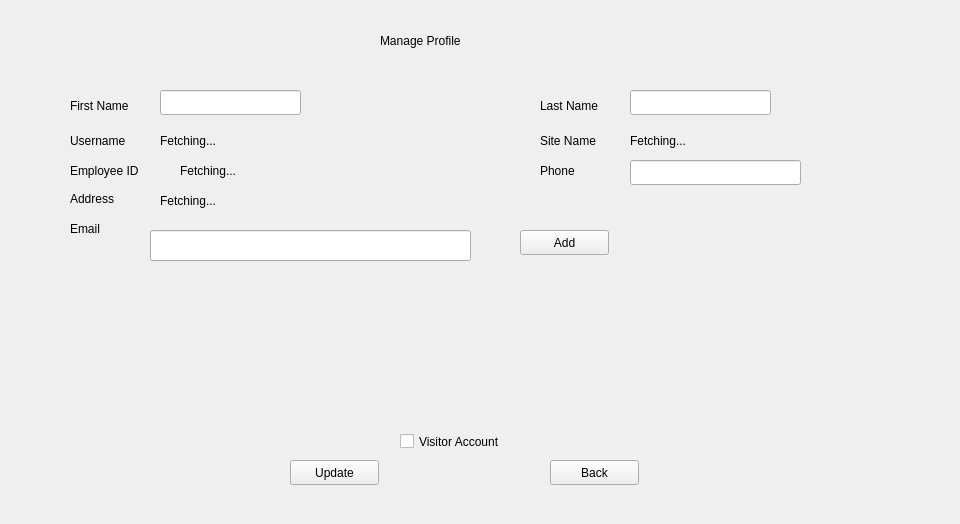
<?xml version="1.0" encoding="UTF-8"?>
<ui version="4.0">
 <class>Form</class>
 <widget class="QWidget" name="Form">
  <property name="geometry">
   <rect>
    <x>0</x>
    <y>0</y>
    <width>960</width>
    <height>524</height>
   </rect>
  </property>
  <property name="windowTitle">
   <string>Form</string>
  </property>
  <widget class="QLabel" name="label">
   <property name="geometry">
    <rect>
     <x>380</x>
     <y>10</y>
     <width>231</width>
     <height>61</height>
    </rect>
   </property>
   <property name="text">
    <string>Manage Profile</string>
   </property>
  </widget>
  <widget class="QLabel" name="label_2">
   <property name="geometry">
    <rect>
     <x>70</x>
     <y>90</y>
     <width>91</width>
     <height>31</height>
    </rect>
   </property>
   <property name="text">
    <string>First Name</string>
   </property>
  </widget>
  <widget class="QLineEdit" name="lineEdit">
   <property name="geometry">
    <rect>
     <x>160</x>
     <y>90</y>
     <width>141</width>
     <height>25</height>
    </rect>
   </property>
  </widget>
  <widget class="QLabel" name="label_3">
   <property name="geometry">
    <rect>
     <x>540</x>
     <y>90</y>
     <width>91</width>
     <height>31</height>
    </rect>
   </property>
   <property name="text">
    <string>Last Name</string>
   </property>
  </widget>
  <widget class="QLineEdit" name="lineEdit_2">
   <property name="geometry">
    <rect>
     <x>630</x>
     <y>90</y>
     <width>141</width>
     <height>25</height>
    </rect>
   </property>
  </widget>
  <widget class="QLabel" name="label_4">
   <property name="geometry">
    <rect>
     <x>70</x>
     <y>130</y>
     <width>81</width>
     <height>21</height>
    </rect>
   </property>
   <property name="text">
    <string>Username</string>
   </property>
  </widget>
  <widget class="QLabel" name="label_5">
   <property name="geometry">
    <rect>
     <x>160</x>
     <y>130</y>
     <width>67</width>
     <height>17</height>
    </rect>
   </property>
   <property name="text">
    <string/>
   </property>
  </widget>
  <widget class="QLabel" name="label_6">
   <property name="geometry">
    <rect>
     <x>160</x>
     <y>130</y>
     <width>91</width>
     <height>21</height>
    </rect>
   </property>
   <property name="text">
    <string>Fetching...</string>
   </property>
  </widget>
  <widget class="QLabel" name="label_7">
   <property name="geometry">
    <rect>
     <x>630</x>
     <y>130</y>
     <width>101</width>
     <height>21</height>
    </rect>
   </property>
   <property name="text">
    <string>Fetching...</string>
   </property>
  </widget>
  <widget class="QLabel" name="label_9">
   <property name="geometry">
    <rect>
     <x>540</x>
     <y>130</y>
     <width>111</width>
     <height>21</height>
    </rect>
   </property>
   <property name="text">
    <string>Site Name</string>
   </property>
  </widget>
  <widget class="QLabel" name="label_8">
   <property name="geometry">
    <rect>
     <x>160</x>
     <y>160</y>
     <width>67</width>
     <height>17</height>
    </rect>
   </property>
   <property name="text">
    <string/>
   </property>
  </widget>
  <widget class="QLabel" name="label_10">
   <property name="geometry">
    <rect>
     <x>180</x>
     <y>160</y>
     <width>91</width>
     <height>21</height>
    </rect>
   </property>
   <property name="text">
    <string>Fetching...</string>
   </property>
  </widget>
  <widget class="QLabel" name="label_11">
   <property name="geometry">
    <rect>
     <x>70</x>
     <y>160</y>
     <width>91</width>
     <height>21</height>
    </rect>
   </property>
   <property name="text">
    <string>Employee ID</string>
   </property>
  </widget>
  <widget class="QLabel" name="label_14">
   <property name="geometry">
    <rect>
     <x>540</x>
     <y>160</y>
     <width>81</width>
     <height>21</height>
    </rect>
   </property>
   <property name="text">
    <string>Phone</string>
   </property>
  </widget>
  <widget class="QLineEdit" name="lineEdit_3">
   <property name="geometry">
    <rect>
     <x>630</x>
     <y>160</y>
     <width>171</width>
     <height>25</height>
    </rect>
   </property>
  </widget>
  <widget class="QLabel" name="label_12">
   <property name="geometry">
    <rect>
     <x>70</x>
     <y>190</y>
     <width>67</width>
     <height>17</height>
    </rect>
   </property>
   <property name="text">
    <string>Address</string>
   </property>
  </widget>
  <widget class="QLabel" name="label_13">
   <property name="geometry">
    <rect>
     <x>160</x>
     <y>190</y>
     <width>231</width>
     <height>21</height>
    </rect>
   </property>
   <property name="text">
    <string>Fetching...</string>
   </property>
  </widget>
  <widget class="QLabel" name="label_15">
   <property name="geometry">
    <rect>
     <x>70</x>
     <y>220</y>
     <width>67</width>
     <height>17</height>
    </rect>
   </property>
   <property name="text">
    <string>Email</string>
   </property>
  </widget>
  <widget class="QCheckBox" name="checkBox">
   <property name="geometry">
    <rect>
     <x>400</x>
     <y>430</y>
     <width>141</width>
     <height>23</height>
    </rect>
   </property>
   <property name="text">
    <string>Visitor Account</string>
   </property>
  </widget>
  <widget class="QPushButton" name="pushButton_2">
   <property name="geometry">
    <rect>
     <x>290</x>
     <y>460</y>
     <width>89</width>
     <height>25</height>
    </rect>
   </property>
   <property name="text">
    <string>Update</string>
   </property>
  </widget>
  <widget class="QPushButton" name="pushButton_3">
   <property name="geometry">
    <rect>
     <x>550</x>
     <y>460</y>
     <width>89</width>
     <height>25</height>
    </rect>
   </property>
   <property name="text">
    <string>Back</string>
   </property>
  </widget>
  <widget class="QWidget" name="widget" native="true">
   <property name="geometry">
    <rect>
     <x>140</x>
     <y>220</y>
     <width>591</width>
     <height>151</height>
    </rect>
   </property>
   <widget class="QLineEdit" name="lineEdit_4">
    <property name="geometry">
     <rect>
      <x>10</x>
      <y>10</y>
      <width>321</width>
      <height>31</height>
     </rect>
    </property>
   </widget>
   <widget class="QPushButton" name="pushButton">
    <property name="geometry">
     <rect>
      <x>380</x>
      <y>10</y>
      <width>89</width>
      <height>25</height>
     </rect>
    </property>
    <property name="text">
     <string>Add</string>
    </property>
   </widget>
  </widget>
 </widget>
 <resources/>
 <connections/>
</ui>
